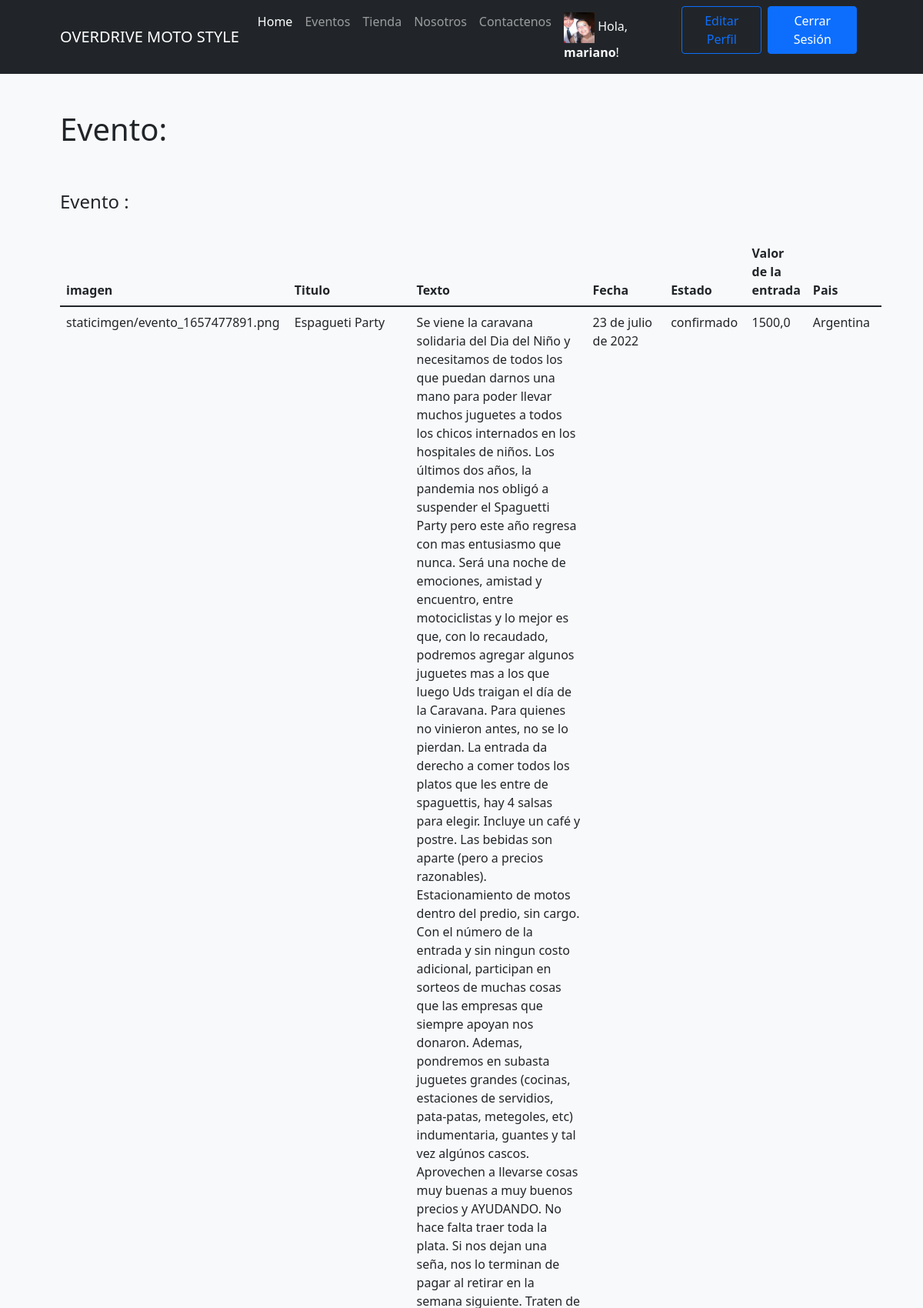
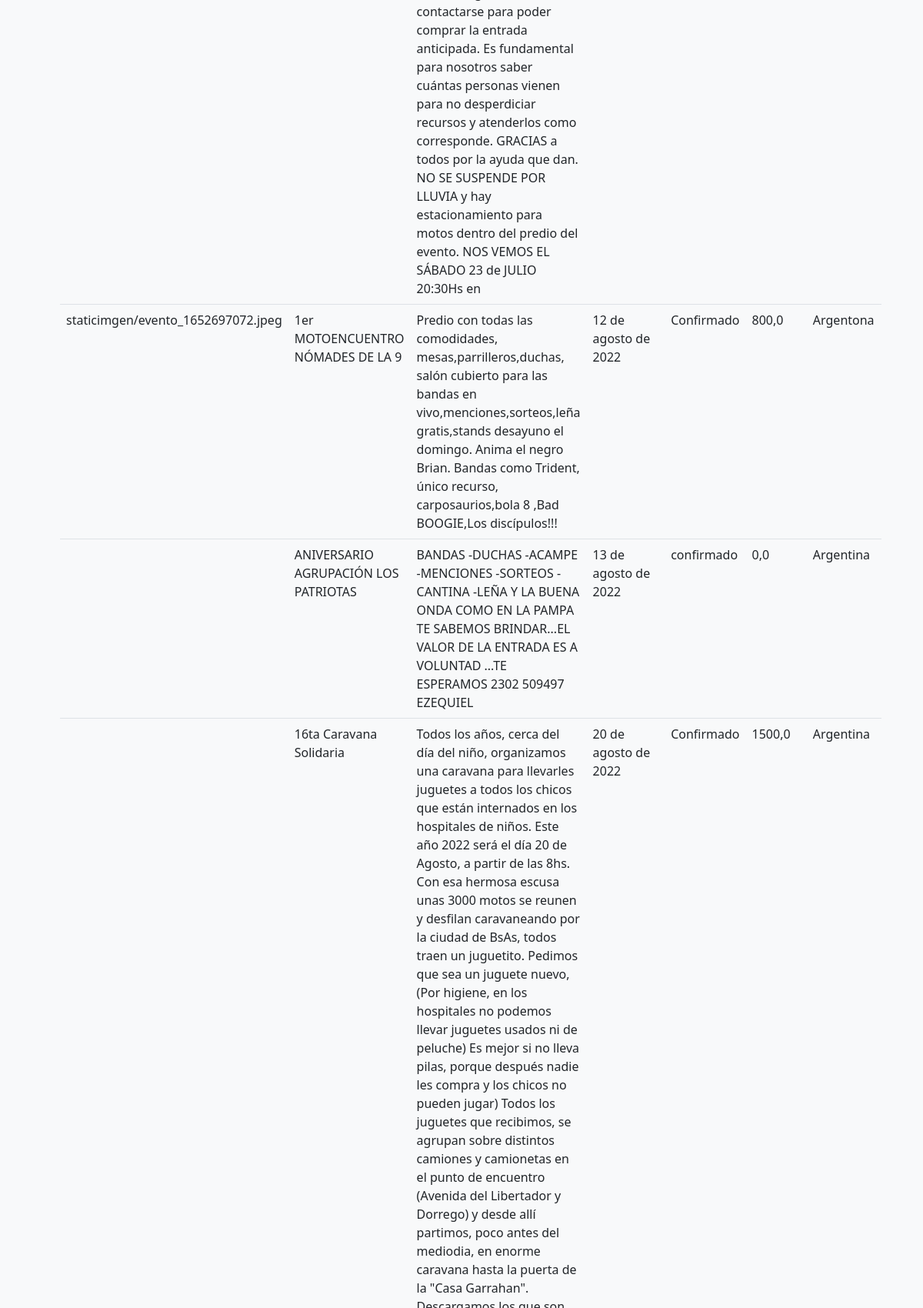
The app's page /tiendaapp/Evento_view/ (signed in, upper part) with its own data (2 pictures, top to bottom).
### tiendaapp/models.py (models this page shows)
class Avatar(models.Model):
    usuario = models.OneToOneField(User, on_delete=models.CASCADE)
    imagen = models.ImageField(upload_to='avatar/', blank=True, null=True)

class evento(models.Model):
    Titulo = models.CharField( "Titulo", max_length=50)
    Texto = models.CharField( "Texto", max_length=5000)
    Fecha = models.DateField("Fecha")
    Estado = models.CharField("Estado del evento", max_length=50)
    Valor_de_la_entrada = models.FloatField( "Valor de la entrada $")
    Pais = models.CharField("Pais ", max_length=50)
    Provincia = models.CharField(" Provincia ", max_length=50)
    Localidad = models.CharField(" Localidad ", max_length=50)
    Direccion = models.CharField(" Direccion ", max_length=50)
    Organizador = models.CharField(" Organizador ", max_length=50)
    imagen = models.ImageField(upload_to= 'static''imgen/', blank=True, null=True)

### tiendaapp/views.py (the view, shortened to what this page needs)
# urls.py: path('Evento_view/', Evento_view, name= "Evento_view" ),
def Evento_view (request):
    Evento = evento.objects.all()
    return render(request, 'tiendaapp/Evento_view.html', {"Evento":Evento, "search":False})

### tiendaapp/templates/tiendaapp/Evento_view.html (shortened to what this page needs)
{% extends 'tiendaapp/base.html' %}
{% load static %}
{% block contenidoPagina %}
<section class="bg-light py-5">
    <div class="container px-5">
        <h1>Evento:</h1>
        <br>
        <br>
        <h4>Evento :
        </h4>
        <br>
        <div class="row gx-5 justify-content-center">
            <div class="col-lg-20 table-responsive">
                <table class="table table-theme">
                    <thead>
                        <tr>
                            <th scope="col">imagen </th>
                            <th scope="col">Titulo</th>
                            <th scope="col">Texto</th>
                            <th scope="col">Fecha </th>
                            <th scope="col">Estado</th>
                            <th scope="col">Valor de la entrada</th>
                            <th scope="col">Pais</th>
                        </tr>
                    </thead>
                    <tbody>
                        {% for evento in Evento %}
                            <tr>
                                <td>{{evento.imagen}}</td>
                                <td>{{evento.Titulo}}</td>
                                <td>{{evento.Texto}}</td>
                                <td>{{evento.Fecha}}</td>
                                <td>{{evento.Estado}}</td>
                                <td>{{evento.Valor_de_la_entrada}}</td>
                                <td>{{evento.Pais}}</td>
                            </tr>
                        {% endfor %}
                    </tbody>
                </table>
            </div>
        </div>
    </div>
{% endblock %}

### tiendaapp/templates/tiendaapp/base.html (shortened to what this page needs)
{% load static %}
<!DOCTYPE html>
<html lang="es-la">
    <head>
        <link rel="stylesheet" href="https://cdn.jsdelivr.net/npm/bootstrap-icons@1.8.3/font/bootstrap-icons.css">
        <link href="{% static 'css/styles.css'%}" rel="stylesheet" />
    </head>
    <body>
        <nav class="navbar navbar-expand-lg navbar-dark bg-dark">
            <div class="container px-5">
                <a class="navbar-brand" href="{% url 'index' %}">OVERDRIVE MOTO STYLE</a>
               <div class="collapse navbar-collapse" id="navbarSupportedContent">
                    <ul class="navbar-nav ms-auto mb-2 mb-lg-0">
                        <li class="nav-item"><a class="nav-link active" aria-current="page" href="{% url 'index' %}">Home</a></li>
                        <li class="nav-item"><a class="nav-link" href="{% url 'Eventos' %}">Eventos</a></li>
                        <li class="nav-item"><a class="nav-link" href="{% url 'tienda' %}">Tienda</a></li>
                        <li class="nav-item"><a class="nav-link" href="{% url 'nosotros' %}">Nosotros</a></li>
                        <li class="nav-item"><a class="nav-link" href="{% url 'contacto' %}">Contactenos</a></li>
                        {% if user.is_authenticated %}
                            <li class="nav-item"><p class="text-light my-2 mx-2">
                                {% if user.avatar.imagen %}
                                    <img src="{{ user.avatar.imagen.url }}" style="width: 40px; height: 40px;" alt="">
                                {% else %}
                                    <i class="bi bi-person-bounding-box"></i>
                                {% endif %}
                                Hola, <b>{{user.username}}</b>!</p></li>
                            <li class="nav-item"><a class="btn btn-outline-primary" href="{% url 'editar_perfil' %}">Editar Perfil</a></li>
                            <li class="nav-item"><a class="btn btn-primary mx-2" href="{% url 'logout' %}">Cerrar Sesión</a></li>
                        {% else %}
                            <li class="nav-item"><a class="btn btn-primary mx-2" href="{% url 'login' %}">Iniciar Sesión</a></li>
                            <li class="nav-item"><a class="btn btn-outline-primary" href="{% url 'register' %}">Registrarse</a></li>
                        {% endif %}
                    </ul>
                </div>
            </div>
        </nav>
        {% block contenidoPagina %}
        {% endblock %}
    </body>
</html>
</html>
    </body>
    </body>
</html>

### records on screen
evento: imagen "staticimgen/evento_1657477891.png", Titulo "Espagueti Party", Texto "Se viene la caravana solidaria del Dia del Niño y necesitamos de todos los que puedan darnos una mano para poder llevar muchos juguetes a todos los chicos internados en los hospitales de niños. Los últimos dos años, la pandemia nos obligó a suspender el Spaguetti Party pero este año regresa con mas entusiasmo que nunca. Será una noche de emociones, amistad y encuentro, entre motociclistas y lo mejor es que, con lo recaudado, podremos agregar algunos juguetes mas a los que luego Uds traigan el día de la Caravana. Para quienes no vinieron antes, no se lo pierdan. La entrada da derecho a comer todos los platos que les entre de spaguettis, hay 4 salsas para elegir. Incluye un café y postre. Las…", Fecha "23 de julio de 2022", Estado "confirmado", Valor_de_la_entrada "1500,0", Pais "Argentina"
evento: imagen "staticimgen/evento_1652697072.jpeg", Titulo "1er MOTOENCUENTRO NÓMADES DE LA 9", Texto "Predio con todas las comodidades, mesas,parrilleros,duchas, salón cubierto para las bandas en vivo,menciones,sorteos,leña gratis,stands desayuno el domingo. Anima el negro Brian. Bandas como Trident, único recurso, carposaurios,bola 8 ,Bad BOOGIE,Los discípulos!!!", Fecha "12 de agosto de 2022", Estado "Confirmado", Valor_de_la_entrada "800,0", Pais "Argentona"
evento: Titulo "ANIVERSARIO AGRUPACIÓN LOS PATRIOTAS", Texto "BANDAS -DUCHAS -ACAMPE -MENCIONES -SORTEOS -CANTINA -LEÑA Y LA BUENA ONDA COMO EN LA PAMPA TE SABEMOS BRINDAR...EL VALOR DE LA ENTRADA ES A VOLUNTAD ...TE ESPERAMOS 2302 509497 EZEQUIEL", Fecha "13 de agosto de 2022", Estado "confirmado", Valor_de_la_entrada "0,0", Pais "Argentina"
evento: Titulo "16ta Caravana Solidaria", Fecha "20 de agosto de 2022", Estado "Confirmado", Valor_de_la_entrada "1500,0", Pais "Argentina"

### other values on screen
{{ user.username }} "mariano"
